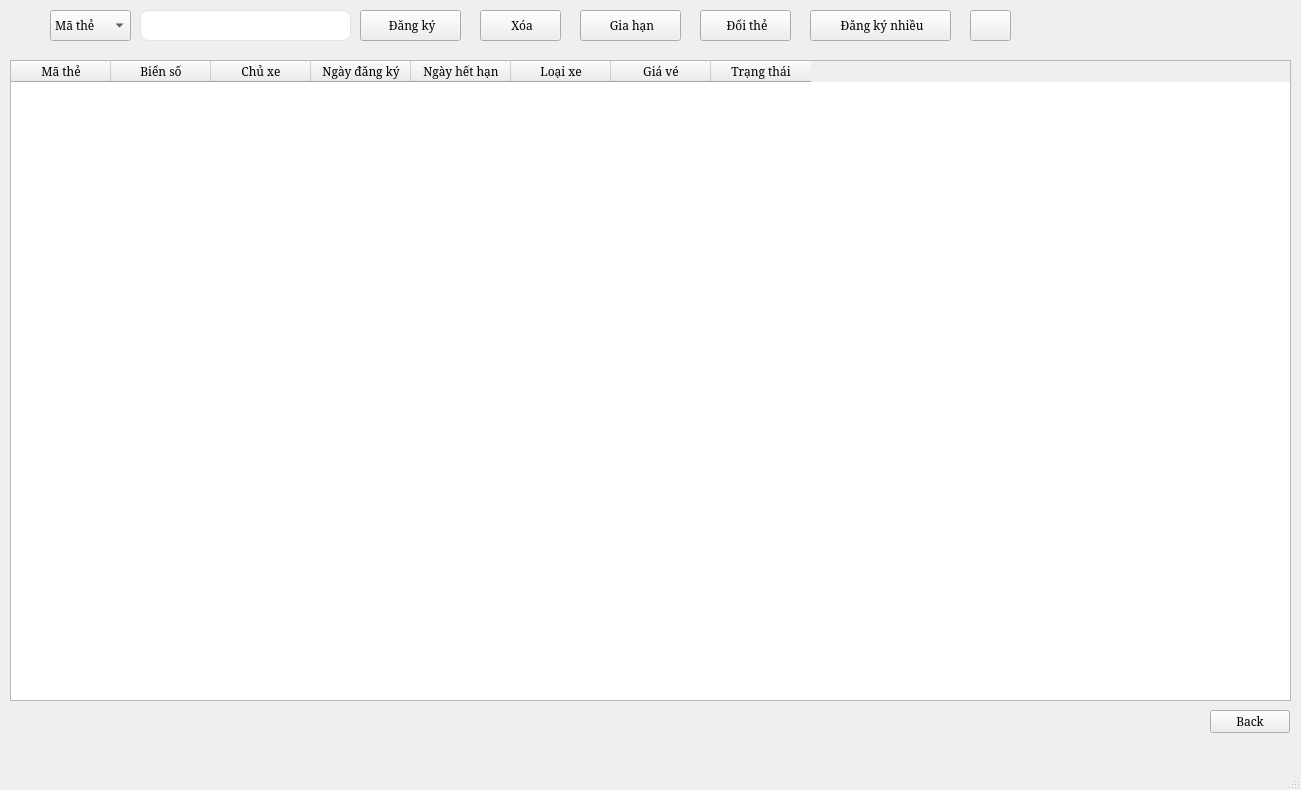
<?xml version="1.0" encoding="UTF-8"?>
<ui version="4.0">
 <class>ListVehicle</class>
 <widget class="QMainWindow" name="ListVehicle">
  <property name="geometry">
   <rect>
    <x>0</x>
    <y>0</y>
    <width>1301</width>
    <height>790</height>
   </rect>
  </property>
  <property name="font">
   <font>
    <family>Serif</family>
   </font>
  </property>
  <property name="windowTitle">
   <string/>
  </property>
  <property name="windowIcon">
   <iconset>
    <normaloff>images/calender.png</normaloff>images/calender.png</iconset>
  </property>
  <property name="styleSheet">
   <string notr="true">
QTabWidget::pane { /* The tab widget frame */
    border-top: 2px solid #C2C7CB;
}

QTabWidget::tab-bar {
    left: 5px; /* move to the right by 5px */
}

/* Style the tab using the tab sub-control. Note that
    it reads QTabBar _not_ QTabWidget */
QTabBar::tab {
    background: qlineargradient(x1: 0, y1: 0, x2: 0, y2: 1,
                                stop: 0 #E1E1E1, stop: 0.4 #DDDDDD,
                                stop: 0.5 #D8D8D8, stop: 1.0 #D3D3D3);
    border: 2px solid #C4C4C3;
    border-bottom-color: #C2C7CB; /* same as the pane color */
    border-top-left-radius: 4px;
    border-top-right-radius: 4px;
    min-width: 8ex;
    padding: 5px;
}

QTabBar::tab:selected, QTabBar::tab:hover {
    background: qlineargradient(x1: 0, y1: 0, x2: 0, y2: 1,
                                stop: 0 #fafafa, stop: 0.4 #f4f4f4,
                                stop: 0.5 #e7e7e7, stop: 1.0 #fafafa);
}

QTabBar::tab:selected {
    border-color: #9B9B9B;
    border-bottom-color: #C2C7CB; /* same as pane color */
}

QTabBar::tab:!selected {
    margin-top: 2px; /* make non-selected tabs look smaller */
}
QTableWidget {
    selection-background-color: #ffcc99;
	selection-color: black;
}
QTableWidget QTableCornerButton::section {
    background: pink;
    border: 2px outset pink;
}
QTableWidget::indicator:unchecked {
    background-color: #d7d6d5
}

QLabel {
  color: #464d55;
  font-weight: 600;
}
QLabel#heading {
  color: #0f1925;
  font-size: 18px;
  margin-bottom: 10px;
}

QLabel#subheading {
  color: #0f1925;
  font-size: 12px;
  font-weight: normal;
  margin-bottom: 10px;
}
QLineEdit {
  border-radius: 8px;
  border: 1px solid #e0e4e7;
  padding: 5px 15px;
}

QLineEdit:focus {
  border: 1px solid #d0e3ff;
}

QLineEdit::placeholder {
  color: #767e89;
}
</string>
  </property>
  <widget class="QWidget" name="centralwidget">
   <widget class="QLineEdit" name="lnSearch">
    <property name="geometry">
     <rect>
      <x>140</x>
      <y>10</y>
      <width>211</width>
      <height>31</height>
     </rect>
    </property>
    <property name="font">
     <font>
      <family>Serif</family>
     </font>
    </property>
   </widget>
   <widget class="QLabel" name="label">
    <property name="geometry">
     <rect>
      <x>10</x>
      <y>10</y>
      <width>31</width>
      <height>31</height>
     </rect>
    </property>
    <property name="font">
     <font>
      <family>Serif</family>
      <weight>75</weight>
      <bold>true</bold>
     </font>
    </property>
    <property name="text">
     <string/>
    </property>
    <property name="pixmap">
     <pixmap>images/search.png</pixmap>
    </property>
    <property name="scaledContents">
     <bool>true</bool>
    </property>
   </widget>
   <widget class="QPushButton" name="btnDelete">
    <property name="geometry">
     <rect>
      <x>480</x>
      <y>10</y>
      <width>81</width>
      <height>31</height>
     </rect>
    </property>
    <property name="font">
     <font>
      <family>Serif</family>
     </font>
    </property>
    <property name="text">
     <string> Xóa</string>
    </property>
    <property name="icon">
     <iconset>
      <normaloff>images/delete.png</normaloff>images/delete.png</iconset>
    </property>
    <property name="iconSize">
     <size>
      <width>20</width>
      <height>20</height>
     </size>
    </property>
   </widget>
   <widget class="QPushButton" name="btnUpdate">
    <property name="geometry">
     <rect>
      <x>580</x>
      <y>10</y>
      <width>101</width>
      <height>31</height>
     </rect>
    </property>
    <property name="font">
     <font>
      <family>Serif</family>
     </font>
    </property>
    <property name="text">
     <string> Gia hạn</string>
    </property>
    <property name="icon">
     <iconset>
      <normaloff>images/update.png</normaloff>images/update.png</iconset>
    </property>
    <property name="iconSize">
     <size>
      <width>20</width>
      <height>20</height>
     </size>
    </property>
   </widget>
   <widget class="QComboBox" name="cbbSearch">
    <property name="geometry">
     <rect>
      <x>50</x>
      <y>10</y>
      <width>81</width>
      <height>31</height>
     </rect>
    </property>
    <property name="font">
     <font>
      <family>Serif</family>
      <weight>50</weight>
      <bold>false</bold>
     </font>
    </property>
    <item>
     <property name="text">
      <string>Mã thẻ</string>
     </property>
    </item>
    <item>
     <property name="text">
      <string>Biển số</string>
     </property>
    </item>
   </widget>
   <widget class="QPushButton" name="btnRefresh">
    <property name="geometry">
     <rect>
      <x>970</x>
      <y>10</y>
      <width>41</width>
      <height>31</height>
     </rect>
    </property>
    <property name="font">
     <font>
      <family>Serif</family>
     </font>
    </property>
    <property name="text">
     <string/>
    </property>
    <property name="icon">
     <iconset>
      <normaloff>images/refresh.png</normaloff>images/refresh.png</iconset>
    </property>
    <property name="iconSize">
     <size>
      <width>20</width>
      <height>20</height>
     </size>
    </property>
   </widget>
   <widget class="QTableWidget" name="tableMonth">
    <property name="geometry">
     <rect>
      <x>10</x>
      <y>60</y>
      <width>1281</width>
      <height>641</height>
     </rect>
    </property>
    <property name="font">
     <font>
      <family>Serif</family>
      <weight>50</weight>
      <bold>false</bold>
     </font>
    </property>
    <property name="styleSheet">
     <string notr="true"/>
    </property>
    <column>
     <property name="text">
      <string>Mã thẻ</string>
     </property>
     <property name="font">
      <font>
       <family>Serif</family>
       <weight>50</weight>
       <bold>false</bold>
      </font>
     </property>
    </column>
    <column>
     <property name="text">
      <string>Biển số</string>
     </property>
     <property name="font">
      <font>
       <family>Serif</family>
       <weight>50</weight>
       <bold>false</bold>
      </font>
     </property>
    </column>
    <column>
     <property name="text">
      <string>Chủ xe</string>
     </property>
     <property name="font">
      <font>
       <family>Serif</family>
      </font>
     </property>
    </column>
    <column>
     <property name="text">
      <string>Ngày đăng ký</string>
     </property>
     <property name="font">
      <font>
       <family>Serif</family>
       <weight>50</weight>
       <bold>false</bold>
      </font>
     </property>
    </column>
    <column>
     <property name="text">
      <string>Ngày hết hạn</string>
     </property>
     <property name="font">
      <font>
       <family>Serif</family>
       <weight>50</weight>
       <bold>false</bold>
      </font>
     </property>
    </column>
    <column>
     <property name="text">
      <string>Loại xe</string>
     </property>
     <property name="font">
      <font>
       <family>Serif</family>
       <weight>50</weight>
       <bold>false</bold>
      </font>
     </property>
    </column>
    <column>
     <property name="text">
      <string>Giá vé</string>
     </property>
     <property name="font">
      <font>
       <family>Serif</family>
      </font>
     </property>
    </column>
    <column>
     <property name="text">
      <string>Trạng thái</string>
     </property>
     <property name="font">
      <font>
       <family>Serif</family>
       <weight>50</weight>
       <bold>false</bold>
      </font>
     </property>
    </column>
   </widget>
   <widget class="QPushButton" name="btnAdd">
    <property name="geometry">
     <rect>
      <x>360</x>
      <y>10</y>
      <width>101</width>
      <height>31</height>
     </rect>
    </property>
    <property name="font">
     <font>
      <family>Serif</family>
     </font>
    </property>
    <property name="text">
     <string> Đăng ký</string>
    </property>
    <property name="icon">
     <iconset>
      <normaloff>images/write.png</normaloff>images/write.png</iconset>
    </property>
   </widget>
   <widget class="QPushButton" name="btnChange">
    <property name="geometry">
     <rect>
      <x>700</x>
      <y>10</y>
      <width>91</width>
      <height>31</height>
     </rect>
    </property>
    <property name="font">
     <font>
      <family>Serif</family>
     </font>
    </property>
    <property name="text">
     <string> Đổi thẻ</string>
    </property>
    <property name="icon">
     <iconset>
      <normaloff>images/ticket.png</normaloff>images/ticket.png</iconset>
    </property>
   </widget>
   <widget class="QPushButton" name="btnImport">
    <property name="geometry">
     <rect>
      <x>810</x>
      <y>10</y>
      <width>141</width>
      <height>31</height>
     </rect>
    </property>
    <property name="font">
     <font>
      <family>Serif</family>
     </font>
    </property>
    <property name="text">
     <string> Đăng ký nhiều</string>
    </property>
    <property name="icon">
     <iconset>
      <normaloff>images/excel.png</normaloff>images/excel.png</iconset>
    </property>
   </widget>
   <widget class="QLabel" name="lblSelectedFile">
    <property name="geometry">
     <rect>
      <x>50</x>
      <y>35</y>
      <width>700</width>
      <height>31</height>
     </rect>
    </property>
    <property name="text">
     <string/>
    </property>
   </widget>
   <widget class="QPushButton" name="btnBack">
    <property name="geometry">
     <rect>
      <x>1210</x>
      <y>710</y>
      <width>80</width>
      <height>23</height>
     </rect>
    </property>
    <property name="font">
     <font>
      <family>Serif</family>
     </font>
    </property>
    <property name="text">
     <string>Back</string>
    </property>
   </widget>
  </widget>
  <widget class="QMenuBar" name="menubar">
   <property name="geometry">
    <rect>
     <x>0</x>
     <y>0</y>
     <width>1301</width>
     <height>20</height>
    </rect>
   </property>
  </widget>
  <widget class="QStatusBar" name="statusbar"/>
 </widget>
 <resources/>
 <connections/>
</ui>
